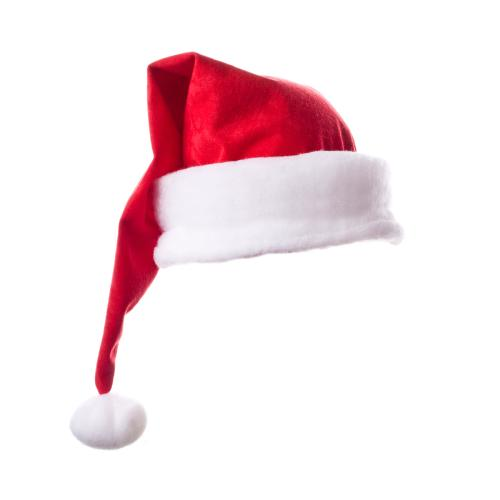
#> input picture 娱乐code/Add-Christmas-Hat/2.jpg, 500 x 500 px, found by its file name
$ python Rotation_1.py
#> lines starting #> are read from the running program, lines starting #| are printed output that depends on the picture
# -*-coding:utf-8-*-

'''
@Author: Zhao YinFa
@Time: 2017.11.20 15:00
@Function:在同一坐标系下的图片旋转,保持前景尺度不变
'''

import cv2
from math import *
import numpy as np


img = cv2.imread("/home/260158/code/pictures-data/pictures/2.jpg")
#> img is the input picture: shape (500, 500, 3); mean B, G, R 232.3, 228.4, 245.6
#img = cv2.imread('/home/260158/下载/R.png')
height,width=img.shape[:2]
#> height = 500; width = 500
# print img.shape

'''
#(1)如何计算这个旋转角度
    根据俩个点的坐标来计算旋转角度
'''
# cos(theta) = np.dot(x,y)/(np.linalg.norm(x)*np.linalg.norm(y))  #这个是cos(theta)
# degree = math.acos(cos(theta)) * 180  / math.pi    #弧度转换为角度
degree=-30

'''
(2) 旋转后的尺寸
    @radians(),角度转换为弧度,计算出的是新图像的w,h的坐标
    h = w*sin(theta) + h*cos(theta)
    w = h*sin(theta) + w*cos(theta)
'''
heightNew=int(width * fabs(sin(radians(degree))) + height*fabs(cos(radians(degree))))
#> heightNew = 683
widthNew=int(height * fabs(sin(radians(degree))) + width*fabs(cos(radians(degree))))
#> widthNew = 683


'''
(3) 求旋转矩阵，以图片中心点为旋转中心
    @getRotationMatrix2D()返回一个2 * 3 矩阵，可以看成是一个2维的数组
'''
matRotation = cv2.getRotationMatrix2D((width/2,height/2),degree,1)
# print matRotation

'''
@旋转矩阵的第1行第3列，和第2行第3列是引入齐次坐标后的平移值，
 参考点是图片的坐标中心
'''
matRotation[0,2] +=(widthNew-width)/2
matRotation[1,2] +=(heightNew-height)/2
# print matRotation

'''
(4)最后得到的图像，边界是黑色
'''
imgRotation = cv2.warpAffine(img, matRotation, (widthNew,heightNew), borderValue=(0,0,0))
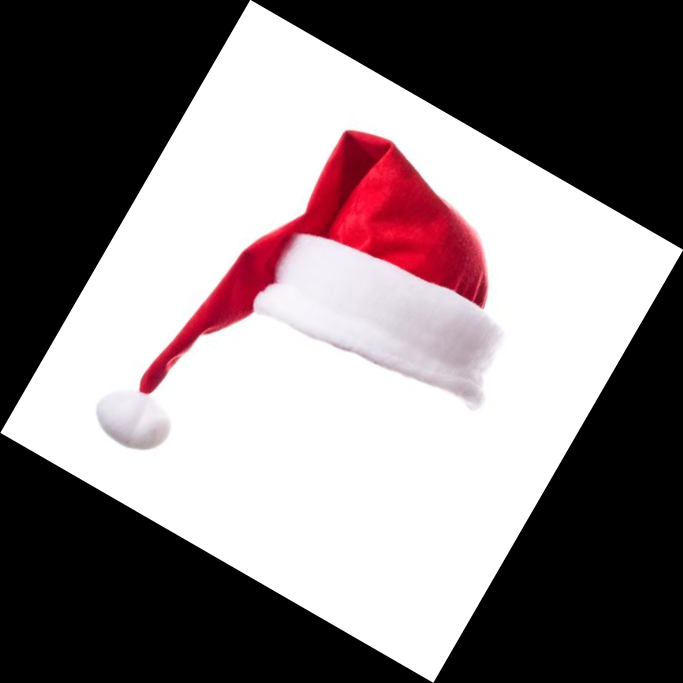
#> imgRotation: shape (683, 683, 3); mean B, G, R 124.5, 122.4, 131.6

#我把像素值 > 0 的区域提取出来
#作二值化，将阈值设置为50，阈值类型为cv2.THRESH_BINARY，则灰度在大于50的像素其值将设置为255，其它像素设置为0
#retval, dst = cv2.threshold(imgRotation, 50, 255, cv2.THRESH_BINARY)

cv2.imshow("img",img)
cv2.imshow("imgRotation",imgRotation)
#cv2.imwrite("imgRotation_1.jpg",imgRotation)
cv2.waitKey(0)

$ run again, with 娱乐code/Add-Christmas-Hat/1.jpg copied over 娱乐code/Add-Christmas-Hat/2.jpg
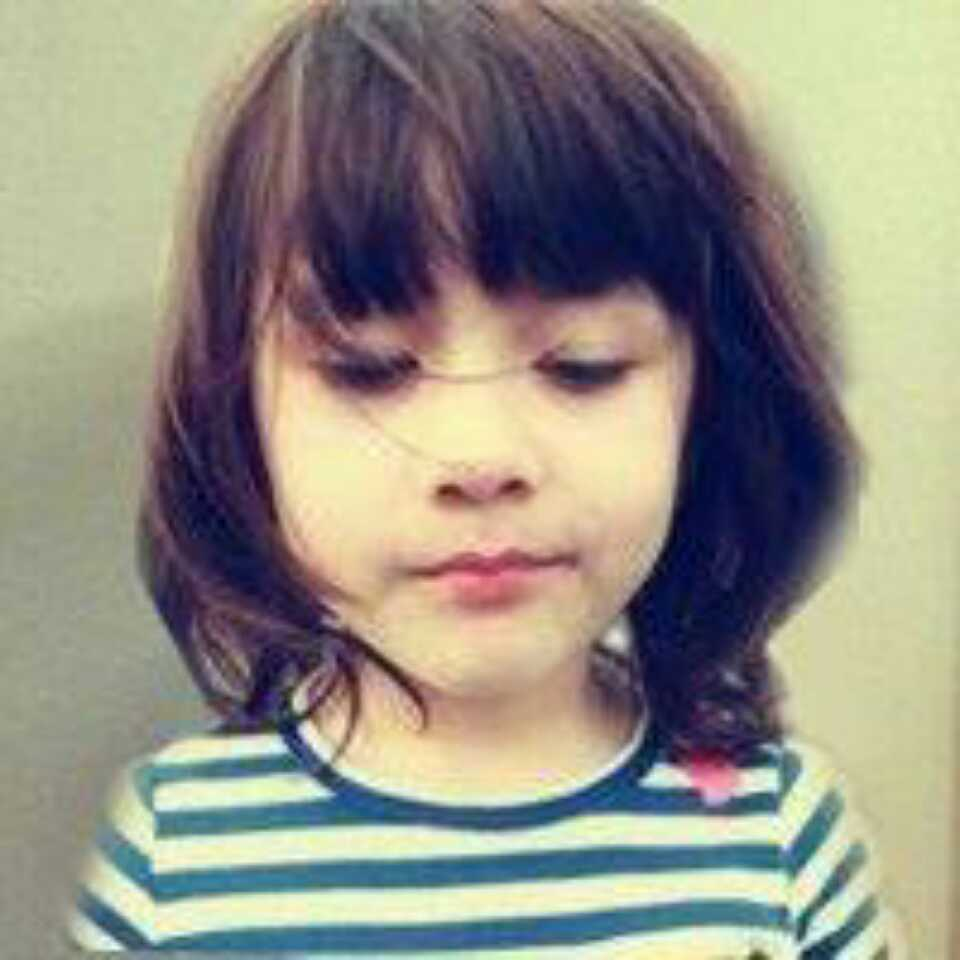
#> input picture 娱乐code/Add-Christmas-Hat/1.jpg, 960 x 960 px, found by its file name
#> img is the input picture: shape (960, 960, 3); mean B, G, R 131.9, 143, 146.8
#> `imgRotation = cv2.warpAffine(img, matRotation, (widthNew,heightNew), b..`:
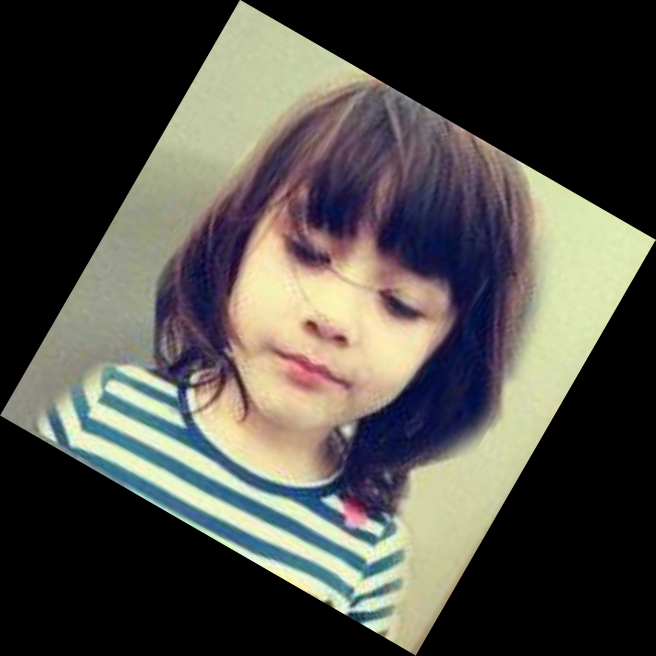
#> imgRotation: shape (1311, 1311, 3) (shown at 1/2 size); mean B, G, R 70.7, 76.7, 78.7

$ run again, with 娱乐code/Add-Christmas-Hat/hat2.png saved as 娱乐code/Add-Christmas-Hat/2.jpg
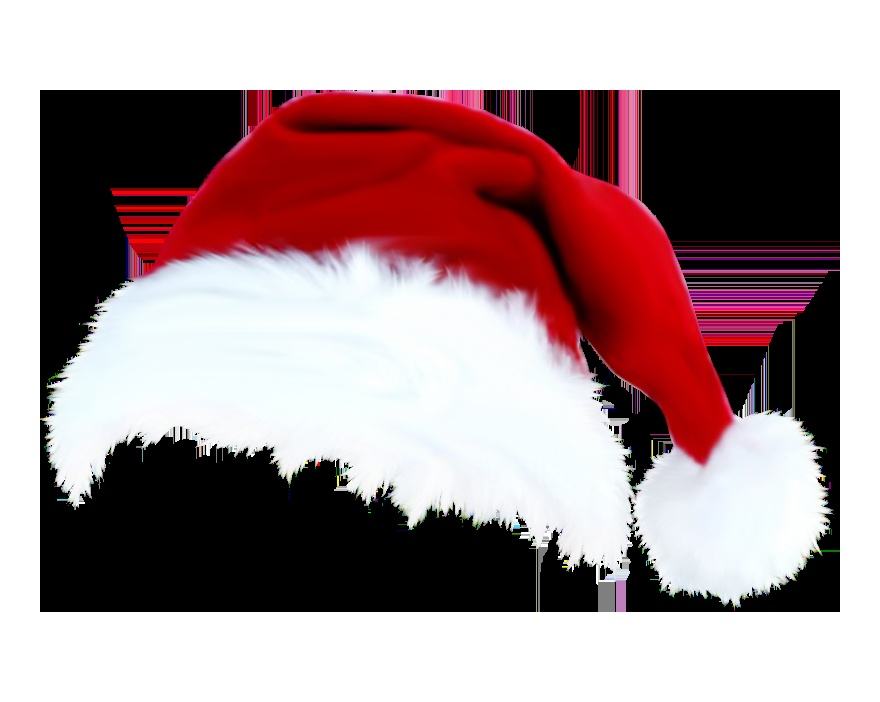
#> input picture 娱乐code/Add-Christmas-Hat/hat2.png, 880 x 702 px, found by its file name
#> img is the input picture: shape (702, 880, 3); mean B, G, R 145.1, 142.5, 166.8
#> `imgRotation = cv2.warpAffine(img, matRotation, (widthNew,heightNew), b..`:
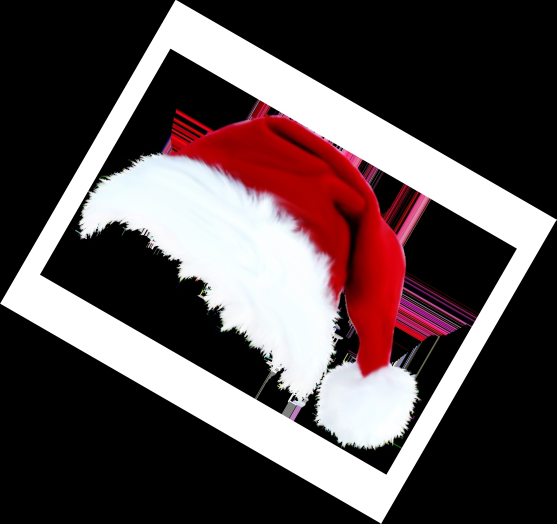
#> imgRotation: shape (1047, 1113, 3) (shown at 1/2 size); mean B, G, R 76.9, 75.6, 88.4
